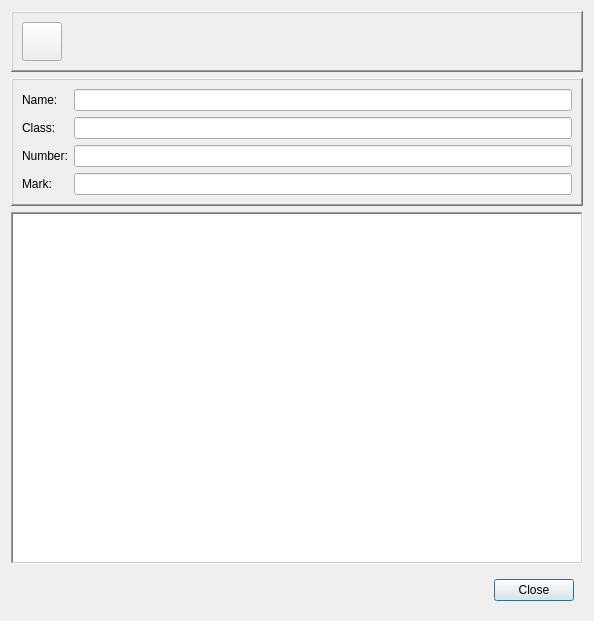
<?xml version="1.0" encoding="UTF-8"?>
<ui version="4.0">
 <class>ExportDialog</class>
 <widget class="QDialog" name="ExportDialog">
  <property name="geometry">
   <rect>
    <x>0</x>
    <y>0</y>
    <width>594</width>
    <height>621</height>
   </rect>
  </property>
  <property name="windowTitle">
   <string>Export text</string>
  </property>
  <layout class="QVBoxLayout" name="verticalLayout">
   <item>
    <widget class="QFrame" name="toolBar">
     <property name="frameShape">
      <enum>QFrame::WinPanel</enum>
     </property>
     <property name="frameShadow">
      <enum>QFrame::Raised</enum>
     </property>
     <layout class="QHBoxLayout" name="horizontalLayout_2">
      <item alignment="Qt::AlignLeft">
       <widget class="QToolButton" name="printButton">
        <property name="toolTip">
         <string>Print</string>
        </property>
        <property name="text">
         <string notr="true"/>
        </property>
        <property name="icon">
         <iconset resource="../res.qrc">
          <normaloff>:/res/images/print.png</normaloff>:/res/images/print.png</iconset>
        </property>
        <property name="iconSize">
         <size>
          <width>32</width>
          <height>32</height>
         </size>
        </property>
       </widget>
      </item>
     </layout>
    </widget>
   </item>
   <item>
    <widget class="QFrame" name="form">
     <property name="frameShape">
      <enum>QFrame::WinPanel</enum>
     </property>
     <property name="frameShadow">
      <enum>QFrame::Raised</enum>
     </property>
     <layout class="QFormLayout" name="formLayout">
      <item row="1" column="0">
       <widget class="QLabel" name="nameLabel">
        <property name="text">
         <string>Name:</string>
        </property>
       </widget>
      </item>
      <item row="1" column="1">
       <widget class="QLineEdit" name="nameEdit">
        <property name="text">
         <string/>
        </property>
        <property name="maxLength">
         <number>64</number>
        </property>
       </widget>
      </item>
      <item row="2" column="0">
       <widget class="QLabel" name="classLabel">
        <property name="text">
         <string>Class:</string>
        </property>
       </widget>
      </item>
      <item row="2" column="1">
       <widget class="QLineEdit" name="classEdit">
        <property name="maxLength">
         <number>16</number>
        </property>
       </widget>
      </item>
      <item row="3" column="0">
       <widget class="QLabel" name="numberLabel">
        <property name="text">
         <string>Number:</string>
        </property>
       </widget>
      </item>
      <item row="3" column="1">
       <widget class="QLineEdit" name="numberEdit">
        <property name="maxLength">
         <number>32</number>
        </property>
       </widget>
      </item>
      <item row="4" column="0">
       <widget class="QLabel" name="markLabel">
        <property name="text">
         <string>Mark:</string>
        </property>
       </widget>
      </item>
      <item row="4" column="1">
       <widget class="QLineEdit" name="markEdit">
        <property name="maxLength">
         <number>8</number>
        </property>
       </widget>
      </item>
     </layout>
    </widget>
   </item>
   <item>
    <widget class="QScrollArea" name="scrollArea">
     <property name="frameShape">
      <enum>QFrame::WinPanel</enum>
     </property>
     <property name="frameShadow">
      <enum>QFrame::Sunken</enum>
     </property>
     <property name="widgetResizable">
      <bool>true</bool>
     </property>
     <widget class="QWidget" name="scrollAreaContents">
      <property name="geometry">
       <rect>
        <x>0</x>
        <y>0</y>
        <width>578</width>
        <height>236</height>
       </rect>
      </property>
      <property name="styleSheet">
       <string notr="true">background-color: white; color: black;</string>
      </property>
      <layout class="QVBoxLayout" name="verticalLayout_2">
       <item alignment="Qt::AlignLeft|Qt::AlignTop">
        <widget class="QFrame" name="exportFrame">
         <property name="sizePolicy">
          <sizepolicy hsizetype="Fixed" vsizetype="Fixed">
           <horstretch>0</horstretch>
           <verstretch>0</verstretch>
          </sizepolicy>
         </property>
         <property name="styleSheet">
          <string notr="true">border: none;</string>
         </property>
         <property name="frameShape">
          <enum>QFrame::NoFrame</enum>
         </property>
         <property name="frameShadow">
          <enum>QFrame::Plain</enum>
         </property>
         <layout class="QVBoxLayout" name="verticalLayout_3">
          <item>
           <widget class="textView" name="exportText">
            <property name="sizePolicy">
             <sizepolicy hsizetype="Preferred" vsizetype="Fixed">
              <horstretch>0</horstretch>
              <verstretch>0</verstretch>
             </sizepolicy>
            </property>
            <property name="focusPolicy">
             <enum>Qt::NoFocus</enum>
            </property>
            <property name="frameShape">
             <enum>QFrame::NoFrame</enum>
            </property>
            <property name="frameShadow">
             <enum>QFrame::Plain</enum>
            </property>
            <property name="verticalScrollBarPolicy">
             <enum>Qt::ScrollBarAlwaysOff</enum>
            </property>
            <property name="horizontalScrollBarPolicy">
             <enum>Qt::ScrollBarAlwaysOff</enum>
            </property>
            <property name="sizeAdjustPolicy">
             <enum>QAbstractScrollArea::AdjustToContents</enum>
            </property>
            <property name="lineWrapMode">
             <enum>QTextEdit::NoWrap</enum>
            </property>
            <property name="textInteractionFlags">
             <set>Qt::NoTextInteraction</set>
            </property>
           </widget>
          </item>
          <item>
           <widget class="QTableWidget" name="exportTable">
            <property name="sizePolicy">
             <sizepolicy hsizetype="Preferred" vsizetype="Expanding">
              <horstretch>0</horstretch>
              <verstretch>0</verstretch>
             </sizepolicy>
            </property>
            <property name="focusPolicy">
             <enum>Qt::NoFocus</enum>
            </property>
            <property name="styleSheet">
             <string notr="true">QTableView::item {
	border: 1px solid black;
	padding: 0px;
}

QWidget::item:hover {
	background-color:  white;
	color: black;
}</string>
            </property>
            <property name="frameShape">
             <enum>QFrame::NoFrame</enum>
            </property>
            <property name="frameShadow">
             <enum>QFrame::Plain</enum>
            </property>
            <property name="verticalScrollBarPolicy">
             <enum>Qt::ScrollBarAlwaysOff</enum>
            </property>
            <property name="horizontalScrollBarPolicy">
             <enum>Qt::ScrollBarAlwaysOff</enum>
            </property>
            <property name="sizeAdjustPolicy">
             <enum>QAbstractScrollArea::AdjustToContents</enum>
            </property>
            <property name="autoScroll">
             <bool>false</bool>
            </property>
            <property name="editTriggers">
             <set>QAbstractItemView::NoEditTriggers</set>
            </property>
            <property name="tabKeyNavigation">
             <bool>false</bool>
            </property>
            <property name="showDropIndicator" stdset="0">
             <bool>false</bool>
            </property>
            <property name="dragDropOverwriteMode">
             <bool>false</bool>
            </property>
            <property name="selectionMode">
             <enum>QAbstractItemView::NoSelection</enum>
            </property>
            <property name="showGrid">
             <bool>true</bool>
            </property>
            <property name="gridStyle">
             <enum>Qt::CustomDashLine</enum>
            </property>
            <property name="wordWrap">
             <bool>true</bool>
            </property>
            <property name="cornerButtonEnabled">
             <bool>false</bool>
            </property>
            <attribute name="horizontalHeaderVisible">
             <bool>false</bool>
            </attribute>
            <attribute name="verticalHeaderVisible">
             <bool>false</bool>
            </attribute>
           </widget>
          </item>
         </layout>
        </widget>
       </item>
      </layout>
     </widget>
    </widget>
   </item>
   <item alignment="Qt::AlignRight">
    <widget class="QFrame" name="buttonsFrame">
     <property name="sizePolicy">
      <sizepolicy hsizetype="Fixed" vsizetype="Preferred">
       <horstretch>0</horstretch>
       <verstretch>0</verstretch>
      </sizepolicy>
     </property>
     <property name="frameShape">
      <enum>QFrame::NoFrame</enum>
     </property>
     <property name="frameShadow">
      <enum>QFrame::Plain</enum>
     </property>
     <layout class="QHBoxLayout" name="horizontalLayout">
      <item>
       <widget class="QPushButton" name="closeButton">
        <property name="text">
         <string>Close</string>
        </property>
       </widget>
      </item>
     </layout>
    </widget>
   </item>
  </layout>
 </widget>
 <customwidgets>
  <customwidget>
   <class>textView</class>
   <extends>QTextEdit</extends>
   <header>widgets/textview.h</header>
  </customwidget>
 </customwidgets>
 <resources>
  <include location="../res.qrc"/>
 </resources>
 <connections/>
</ui>
